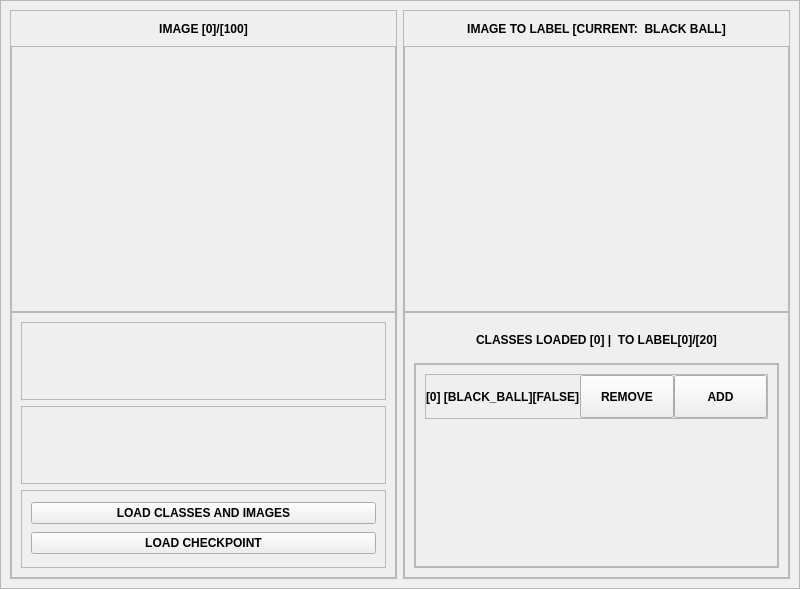
<?xml version="1.0" encoding="UTF-8"?>
<ui version="4.0">
 <class>MainWindow</class>
 <widget class="QMainWindow" name="MainWindow">
  <property name="geometry">
   <rect>
    <x>0</x>
    <y>0</y>
    <width>800</width>
    <height>589</height>
   </rect>
  </property>
  <property name="windowTitle">
   <string>MainWindow</string>
  </property>
  <widget class="QWidget" name="centralwidget">
   <property name="font">
    <font>
     <family>MS</family>
     <weight>75</weight>
     <italic>false</italic>
     <bold>true</bold>
    </font>
   </property>
   <property name="styleSheet">
    <string notr="true">*{Background:&quot;Black&quot;;Border:0.5px solid &quot;green&quot;;color: &quot;White&quot;;font: bold;font-family:&quot;MS&quot;}
QPushButton:Hover{Color: &quot;Green&quot;;Border:0.5px solid &quot;White&quot;;Font-Size:10pt}</string>
   </property>
   <layout class="QVBoxLayout" name="verticalLayout">
    <property name="spacing">
     <number>0</number>
    </property>
    <property name="leftMargin">
     <number>0</number>
    </property>
    <property name="topMargin">
     <number>0</number>
    </property>
    <property name="rightMargin">
     <number>0</number>
    </property>
    <property name="bottomMargin">
     <number>0</number>
    </property>
    <item>
     <widget class="QFrame" name="frame">
      <property name="frameShape">
       <enum>QFrame::StyledPanel</enum>
      </property>
      <property name="frameShadow">
       <enum>QFrame::Raised</enum>
      </property>
      <layout class="QHBoxLayout" name="horizontalLayout">
       <item>
        <widget class="QFrame" name="frame_2">
         <property name="frameShape">
          <enum>QFrame::StyledPanel</enum>
         </property>
         <property name="frameShadow">
          <enum>QFrame::Raised</enum>
         </property>
         <layout class="QVBoxLayout" name="verticalLayout_2">
          <property name="spacing">
           <number>0</number>
          </property>
          <property name="leftMargin">
           <number>0</number>
          </property>
          <property name="topMargin">
           <number>0</number>
          </property>
          <property name="rightMargin">
           <number>0</number>
          </property>
          <property name="bottomMargin">
           <number>0</number>
          </property>
          <item>
           <widget class="QLabel" name="label">
            <property name="maximumSize">
             <size>
              <width>16777215</width>
              <height>35</height>
             </size>
            </property>
            <property name="text">
             <string>IMAGE [0]/[100]</string>
            </property>
            <property name="alignment">
             <set>Qt::AlignCenter</set>
            </property>
           </widget>
          </item>
          <item>
           <widget class="QFrame" name="frame_4">
            <property name="frameShape">
             <enum>QFrame::StyledPanel</enum>
            </property>
            <property name="frameShadow">
             <enum>QFrame::Raised</enum>
            </property>
           </widget>
          </item>
          <item>
           <widget class="QFrame" name="frame_6">
            <property name="frameShape">
             <enum>QFrame::StyledPanel</enum>
            </property>
            <property name="frameShadow">
             <enum>QFrame::Raised</enum>
            </property>
            <layout class="QVBoxLayout" name="verticalLayout_4">
             <item>
              <widget class="QFrame" name="frame_8">
               <property name="frameShape">
                <enum>QFrame::StyledPanel</enum>
               </property>
               <property name="frameShadow">
                <enum>QFrame::Raised</enum>
               </property>
              </widget>
             </item>
             <item>
              <widget class="QFrame" name="frame_9">
               <property name="frameShape">
                <enum>QFrame::StyledPanel</enum>
               </property>
               <property name="frameShadow">
                <enum>QFrame::Raised</enum>
               </property>
              </widget>
             </item>
             <item>
              <widget class="QFrame" name="frame_11">
               <property name="frameShape">
                <enum>QFrame::StyledPanel</enum>
               </property>
               <property name="frameShadow">
                <enum>QFrame::Raised</enum>
               </property>
               <layout class="QVBoxLayout" name="verticalLayout_8">
                <item>
                 <widget class="QPushButton" name="pushButton_3">
                  <property name="text">
                   <string>LOAD CLASSES AND IMAGES</string>
                  </property>
                 </widget>
                </item>
                <item>
                 <widget class="QPushButton" name="pushButton_4">
                  <property name="text">
                   <string>LOAD CHECKPOINT</string>
                  </property>
                 </widget>
                </item>
               </layout>
              </widget>
             </item>
            </layout>
           </widget>
          </item>
         </layout>
        </widget>
       </item>
       <item>
        <widget class="QFrame" name="frame_3">
         <property name="frameShape">
          <enum>QFrame::StyledPanel</enum>
         </property>
         <property name="frameShadow">
          <enum>QFrame::Raised</enum>
         </property>
         <layout class="QVBoxLayout" name="verticalLayout_3">
          <property name="spacing">
           <number>0</number>
          </property>
          <property name="leftMargin">
           <number>0</number>
          </property>
          <property name="topMargin">
           <number>0</number>
          </property>
          <property name="rightMargin">
           <number>0</number>
          </property>
          <property name="bottomMargin">
           <number>0</number>
          </property>
          <item>
           <widget class="QLabel" name="label_2">
            <property name="maximumSize">
             <size>
              <width>16777215</width>
              <height>35</height>
             </size>
            </property>
            <property name="text">
             <string>IMAGE TO LABEL [CURRENT:  BLACK BALL]</string>
            </property>
            <property name="alignment">
             <set>Qt::AlignCenter</set>
            </property>
           </widget>
          </item>
          <item>
           <widget class="QFrame" name="frame_5">
            <property name="frameShape">
             <enum>QFrame::StyledPanel</enum>
            </property>
            <property name="frameShadow">
             <enum>QFrame::Raised</enum>
            </property>
           </widget>
          </item>
          <item>
           <widget class="QFrame" name="frame_7">
            <property name="frameShape">
             <enum>QFrame::StyledPanel</enum>
            </property>
            <property name="frameShadow">
             <enum>QFrame::Raised</enum>
            </property>
            <layout class="QVBoxLayout" name="verticalLayout_5">
             <item>
              <widget class="QLabel" name="label_3">
               <property name="maximumSize">
                <size>
                 <width>16777215</width>
                 <height>35</height>
                </size>
               </property>
               <property name="text">
                <string>CLASSES LOADED [0] |  TO LABEL[0]/[20]</string>
               </property>
               <property name="alignment">
                <set>Qt::AlignCenter</set>
               </property>
              </widget>
             </item>
             <item>
              <widget class="QFrame" name="frame_10">
               <property name="frameShape">
                <enum>QFrame::StyledPanel</enum>
               </property>
               <property name="frameShadow">
                <enum>QFrame::Raised</enum>
               </property>
               <layout class="QVBoxLayout" name="verticalLayout_6">
                <property name="spacing">
                 <number>0</number>
                </property>
                <property name="leftMargin">
                 <number>0</number>
                </property>
                <property name="topMargin">
                 <number>0</number>
                </property>
                <property name="rightMargin">
                 <number>0</number>
                </property>
                <property name="bottomMargin">
                 <number>0</number>
                </property>
                <item>
                 <widget class="QScrollArea" name="scrollArea">
                  <property name="sizePolicy">
                   <sizepolicy hsizetype="Preferred" vsizetype="Preferred">
                    <horstretch>0</horstretch>
                    <verstretch>0</verstretch>
                   </sizepolicy>
                  </property>
                  <property name="widgetResizable">
                   <bool>true</bool>
                  </property>
                  <widget class="QWidget" name="scrollAreaWidgetContents">
                   <property name="geometry">
                    <rect>
                     <x>0</x>
                     <y>0</y>
                     <width>361</width>
                     <height>201</height>
                    </rect>
                   </property>
                   <layout class="QVBoxLayout" name="verticalLayout_7">
                    <item alignment="Qt::AlignTop">
                     <widget class="QFrame" name="frame_12">
                      <property name="minimumSize">
                       <size>
                        <width>0</width>
                        <height>45</height>
                       </size>
                      </property>
                      <property name="maximumSize">
                       <size>
                        <width>16777215</width>
                        <height>0</height>
                       </size>
                      </property>
                      <property name="frameShape">
                       <enum>QFrame::StyledPanel</enum>
                      </property>
                      <property name="frameShadow">
                       <enum>QFrame::Raised</enum>
                      </property>
                      <layout class="QHBoxLayout" name="horizontalLayout_2">
                       <property name="spacing">
                        <number>0</number>
                       </property>
                       <property name="leftMargin">
                        <number>0</number>
                       </property>
                       <property name="topMargin">
                        <number>0</number>
                       </property>
                       <property name="rightMargin">
                        <number>0</number>
                       </property>
                       <property name="bottomMargin">
                        <number>0</number>
                       </property>
                       <item>
                        <widget class="QLabel" name="label_4">
                         <property name="text">
                          <string>[0] [BLACK_BALL][FALSE]</string>
                         </property>
                        </widget>
                       </item>
                       <item>
                        <widget class="QPushButton" name="pushButton">
                         <property name="sizePolicy">
                          <sizepolicy hsizetype="Preferred" vsizetype="Preferred">
                           <horstretch>0</horstretch>
                           <verstretch>0</verstretch>
                          </sizepolicy>
                         </property>
                         <property name="text">
                          <string>REMOVE</string>
                         </property>
                        </widget>
                       </item>
                       <item>
                        <widget class="QPushButton" name="pushButton_2">
                         <property name="sizePolicy">
                          <sizepolicy hsizetype="Preferred" vsizetype="Preferred">
                           <horstretch>0</horstretch>
                           <verstretch>0</verstretch>
                          </sizepolicy>
                         </property>
                         <property name="text">
                          <string>ADD</string>
                         </property>
                        </widget>
                       </item>
                      </layout>
                     </widget>
                    </item>
                   </layout>
                  </widget>
                 </widget>
                </item>
               </layout>
              </widget>
             </item>
            </layout>
           </widget>
          </item>
         </layout>
        </widget>
       </item>
      </layout>
     </widget>
    </item>
   </layout>
  </widget>
 </widget>
 <resources/>
 <connections/>
</ui>
